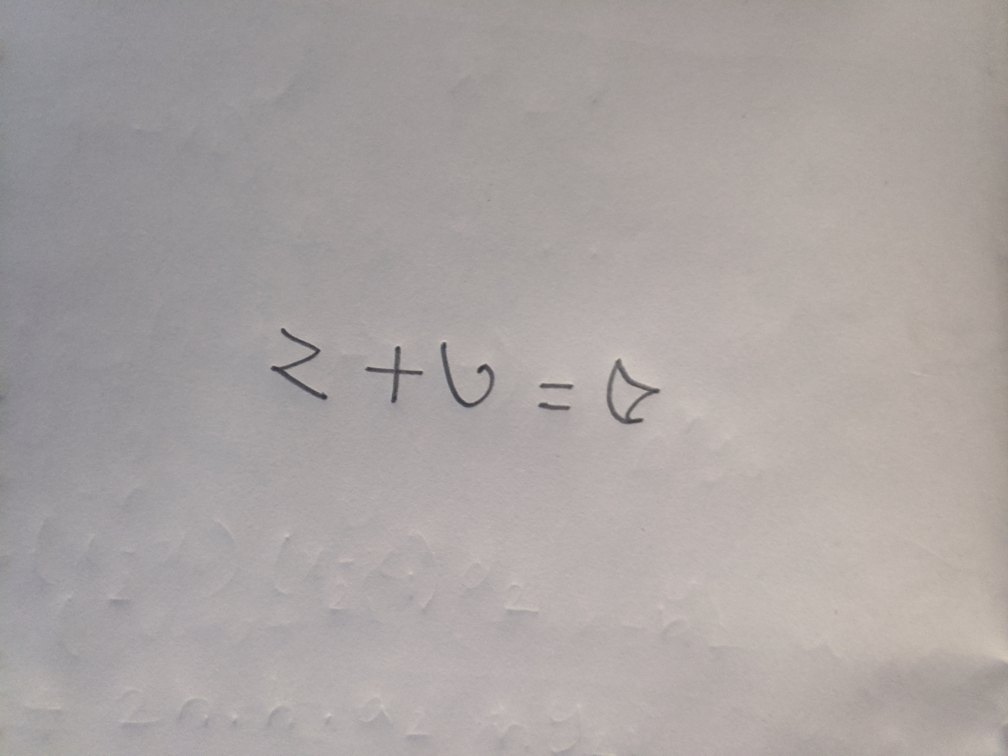
#> input picture bangla-math-solver-cnn-master/media/images/IMG_20220517_134650_2.jpg, 4032 x 3024 px (shown at 1/4 size)
$ python -i charectersegmentation.py   (imports and definitions only)
#> lines starting #> are read from the running program, lines starting #| are printed output that depends on the picture; after the words box and inside, x2 and y2 are one past the last pixel; in counts of white or black regions, pixels touching at a corner belong together
# As a skeleton repo https://github.com/dishank-b/Character_Segmentation was used.
# But here a lot of refactoring, bug-fixing and new functionality was added
import cv2
import numpy as np
import matplotlib.pyplot as plt
import os
import sys

from django.conf import settings
MEDIA = settings.MEDIA_ROOT

# [1 line that did not run here, left out]

#------------------Functions------------------#

def line_array(array):
	list_x_upper = []
	list_x_lower = []
	for y in range(5, len(array) - 5):
		s_a, s_p = strtline(y, array)
		e_a, e_p = endline(y, array)
		if s_a >= 7 and s_p >= 5:
			list_x_upper.append(y)
		if e_a >= 5 and e_p >= 7:
			list_x_lower.append(y)

	return list_x_upper, list_x_lower

def strtline(y, array):
	count_ahead = 0
	count_prev = 0
	for i in array[y:y+10]:
		if i > 3:
			count_ahead += 1

	for i in array[y-10:y]:
		if i==0:
			count_prev += 1

	return count_ahead, count_prev

def endline(y, array):
	count_ahead = 0
	count_prev = 0
	for i in array[y:y+10]:
		if i==0:
			count_ahead += 1

	for i in array[y-10:y]:
		if i > 3:
			count_prev += 1

	return count_ahead, count_prev

def endline_word(y, array, a):
	count_ahead = 0
	count_prev = 0
	for i in array[y:y+2*a]:
		if i < 2:
			count_ahead+= 1
	for i in array[y-a:y]:
		if i > 2:
			count_prev += 1
	return count_prev ,count_ahead

def end_line_array(array, a):
	list_endlines = []
	for y in range(len(array)):
		e_p, e_a = endline_word(y, array, a)
		# print(e_p, e_a)
		if e_a >= int(1.5*a) and e_p >= int(0.7*a):
			list_endlines.append(y)
	return list_endlines

def refine_endword(array):
	refine_list = []
	for y in range(len(array)-1):
		if array[y]+1 < array[y+1]:
			refine_list.append(array[y])

	if len(array) != 0:
		refine_list.append(array[-1])
	return refine_list

def refine_array(array_upper, array_lower):
	upperlines = []
	lowerlines = []
	for y in range(len(array_upper)-1):
		if array_upper[y] + 5 < array_upper[y+1]:
			upperlines.append(array_upper[y]-10)
	for y in range(len(array_lower)-1):
		if array_lower[y] + 5 < array_lower[y+1]:
			lowerlines.append(array_lower[y]+10)

	upperlines.append(array_upper[-1]-10)
	lowerlines.append(array_lower[-1]+10)

	return upperlines, lowerlines

def letter_width(contours):
	letter_width_sum = 0
	count = 0
	for cnt in contours:
		if cv2.contourArea(cnt) > 20:
			x,y,w,h = cv2.boundingRect(cnt)
			letter_width_sum += w
			count += 1

	return letter_width_sum/count


def end_wrd_dtct(lines, i, bin_img, mean_lttr_width, total_width):
	count_y = np.zeros(shape = total_width)
	for x in range(total_width):
		for y in range(lines[i][0],lines[i][1]):
			if bin_img[y][x] == 255:
				count_y[x] += 1

	end_lines = end_line_array(count_y, int(mean_lttr_width))
	endlines = refine_endword(end_lines)
	return endlines

def get_letter_rect(k, contours):
	"Helper function for properly identifying '=' symbol. OpenCV"
	"will treat 2 dashes of 'sign' as separate contours, thus this"
	"will help to identify and merge them into a single '=' contour"
	valid = True
	x,y,w,h = cv2.boundingRect(contours[k])
	for i in range(len(contours)):
		cnt = contours[i]
		if i == k:
			continue
		elif cv2.contourArea(cnt) < 50:
			continue

		x1,y1,w1,h1 = cv2.boundingRect(cnt)

		if abs(x1 + w1/2 - (x + w/2)) < 50:
			if y1 > y:
				h = abs(y - (y1 + h1))
				w = abs(x - (x1 + w1))
			else:
				valid = False
			break

	return (valid,x,y,w,h)

def letter_seg(lines_img, x_lines, i):
	copy_img = lines_img[i].copy()
	x_linescopy = x_lines[i].copy()

	letter_img = []
	letter_k = []

	contours, hierarchy = cv2.findContours(copy_img,cv2.RETR_EXTERNAL,cv2.CHAIN_APPROX_SIMPLE)
	for k in range(len(contours)):
		cnt = contours[k]
		if cv2.contourArea(cnt) < 50:
			continue

		valid,x,y,w,h = get_letter_rect(k, contours)
		if valid:
			letter_k.append((x,y,w,h))

	letter = sorted(letter_k, key=lambda student: student[0])
	# print(letter)

	word = 1
	letter_index = 0
	for e in range(len(letter)):
		if(letter[e][0]<x_linescopy[0]):
			letter_index += 1
			letter_img_tmp = lines_img[i][letter[e][1]-5:letter[e][1]+letter[e][3]+5,letter[e][0]-5:letter[e][0]+letter[e][2]+5]
			letter_img = letter_img_tmp#cv2.resize(letter_img_tmp, dsize =(28, 28), interpolation = cv2.INTER_AREA)
			cv2.imwrite(OUTPUT_DIR+str(letter_index)+'.jpg', 255-letter_img)
		else:
			x_linescopy.pop(0)
			word += 1
			letter_index = 1
			letter_img_tmp = lines_img[i][letter[e][1]-5:letter[e][1]+letter[e][3]+5,letter[e][0]-5:letter[e][0]+letter[e][2]+5]
			letter_img = cv2.resize(letter_img_tmp, dsize =(28, 28), interpolation = cv2.INTER_AREA)
			cv2.imwrite(OUTPUT_DIR+str(letter_index)+'.jpg', 255-letter_img)
			# print(letter[e][0],x_linescopy[0], word)


#------------------/Functions-----------------#

def image_segmentation(filepath):
	# -------------Thresholding Image--------------#
	print("\n........Program Initiated.......\n")
	src_img = cv2.imread(filepath, cv2.IMREAD_GRAYSCALE)
#> src_img: shape (3024, 4032); min 38, max 255, mean 165.1
	orig_height, orig_width = src_img.shape
#> orig_height = 3024; orig_width = 4032

	print("\n Resizing Image........")
	width = 1320
	height = int(width * orig_height / orig_width)
#> height = 990
	src_img = cv2.resize(src_img, dsize=(width, height), interpolation=cv2.INTER_AREA)
#> src_img: shape (990, 1320)

	print("#---------Image Info:--------#")
	print("\tHeight =", height, "\n\tWidth =", width)
#| 	Height = 990
#| 	Width = 1320
	print("#----------------------------#")
	print("Applying Adaptive Threshold with kernel :- 21 X 21")

	PIXEL_SET = 255
	kernel_size = 21
	normalized_mean = 20
	bin_img = cv2.adaptiveThreshold(src_img, PIXEL_SET, cv2.ADAPTIVE_THRESH_MEAN_C, cv2.THRESH_BINARY_INV, kernel_size,
									normalized_mean)
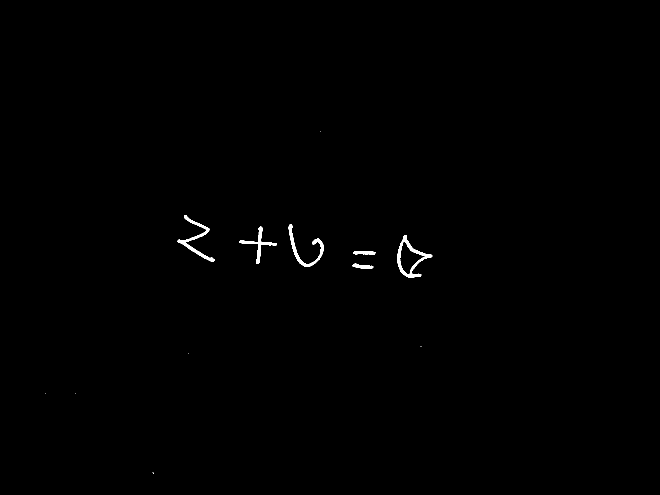
#> bin_img: shape (990, 1320) (shown at 1/2 size); 0.36% white; 12 white regions (6 under 20 px), largest, box (x1, y1, x2, y2) and area: (795, 470, 865, 555) 1286, (354, 430, 429, 524) 1092, (577, 448, 647, 534) 1035, (478, 453, 554, 528) 824, (706, 502, 751, 510) 259, (705, 527, 747, 538) 250

	print("Noise Removal From Image.........")
	kernel = cv2.getStructuringElement(cv2.MORPH_ELLIPSE, (3, 3))
	final_thr = cv2.morphologyEx(bin_img, cv2.MORPH_CLOSE, kernel)
#> final_thr: shape (990, 1320); 0.37% white; 12 white regions (6 under 20 px), largest, box (x1, y1, x2, y2) and area: (795, 470, 865, 555) 1291, (354, 430, 429, 524) 1097, (577, 448, 647, 534) 1035, (478, 453, 554, 528) 828, (706, 502, 751, 510) 259, (705, 527, 747, 538) 250
	contr_retrival = final_thr.copy()

	# -------------/Thresholding Image-------------#

	# -------------Line Detection------------------#
	print("Beginning Character Semenation..............")
	count_x = np.zeros(shape=(height))
#> count_x = 990 values from 0 to 0
	for y in range(height):
		for x in range(width):
			if bin_img[y][x] == PIXEL_SET:
				count_x[y] += 1

	upper_lines, lower_lines = line_array(count_x)
	upperlines, lowerlines = refine_array(upper_lines, lower_lines)
#> upperlines = [425]; lowerlines = [568]

	if len(upperlines) == len(lowerlines):
		lines = []
		for y in upperlines:
			final_thr[y][:] = PIXEL_SET
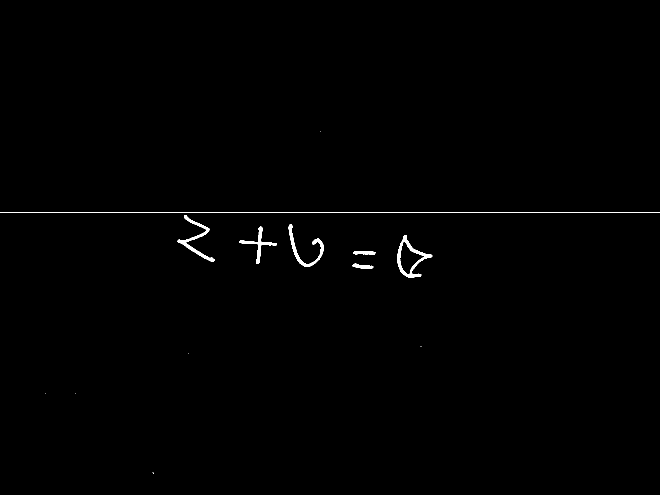
#> final_thr: shape (990, 1320) (shown at 1/2 size); 0.47% white; 13 white regions (6 under 20 px), largest, box (x1, y1, x2, y2) and area: (0, 425, 1320, 426) 1320, (795, 470, 865, 555) 1291, (354, 430, 429, 524) 1097
		for y in lowerlines:
			final_thr[y][:] = PIXEL_SET
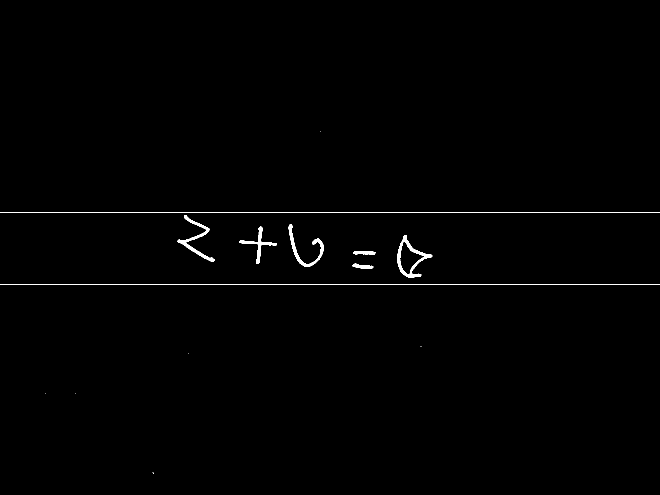
#> final_thr: shape (990, 1320) (shown at 1/2 size); 0.57% white; 14 white regions (6 under 20 px)
		for y in range(len(upperlines)):
			lines.append((upperlines[y], lowerlines[y]))
#> after the loop, lines = [(425, 568)]
	else:
		print("Too much noise in image, unable to process.\nPlease try with another image. Ctrl-C to exit:- ")
		k = cv2.waitKey(0)
		while 1:
			k = cv2.waitKey(0)
			if k & 0xFF == ord('q'):
				cv2.destroyAllWindows()
				exit()

	lines = np.array(lines)
#> lines = [[425, 568]]
	no_of_lines = len(lines)
#> no_of_lines = 1
	print("\nGiven Text has   # ", no_of_lines, " #   no. of lines")
#| Given Text has   #  1  #   no. of lines

	lines_img = []
	for i in range(no_of_lines):
		lines_img.append(bin_img[lines[i][0]:lines[i][1], :])
#> after the loop, lines_img = 1 item

	# -------------/Line Detection-----------------#

	# -------------Letter Width Calculation--------#

	contours, hierarchy = cv2.findContours(contr_retrival, cv2.RETR_EXTERNAL, cv2.CHAIN_APPROX_SIMPLE)
#> contours = 12 contours, 6 with area under 20; largest, box (x1, y1, x2, y2) and area: (795, 470, 865, 555) 2630, (354, 430, 429, 524) 923, (577, 448, 647, 534) 870, (478, 453, 554, 528) 686, (706, 502, 751, 510) 212, (705, 527, 747, 538) 206
	cv2.drawContours(src_img, contours, -1, (0, 255, 0), 1)
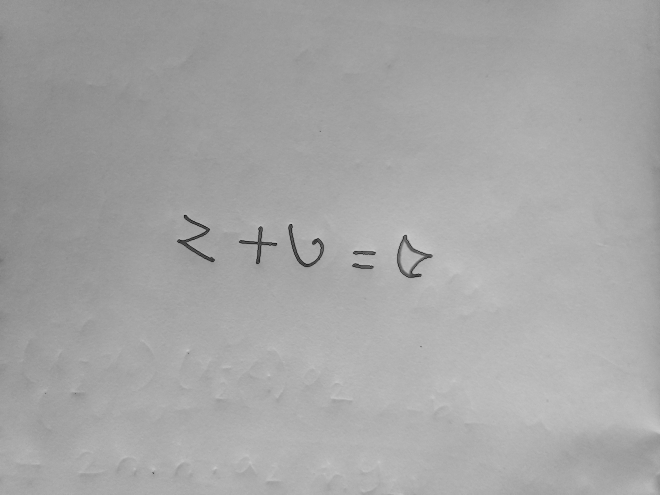
#> src_img: shape (990, 1320) (shown at 1/2 size); min 0, max 206, mean 165

	mean_lttr_width = letter_width(contours)
#> the loop in letter_width, `for cnt in contours:` made 12 passes
#> (x, y, w, h, letter_width_sum) on passes 6 to 11: (705, 527, 42, 11, 42), (706, 502, 45, 8, 87), (795, 470, 70, 85, 157), (478, 453, 76, 75, 233), (577, 448, 70, 86, 303), (354, 430, 75, 94, 378)
#> cnt on passes 2, 3, 4, 5, 12: [[150, 786]], [[90, 786]], [[376, 706]], [[841, 693], [842, 693]], [[640, 262]]
#> after the loop in letter_width, `for cnt in contours:`: count = 6; letter_width_sum = 378
#> mean_lttr_width = 63
	print("\nAverage Width of Each Letter:- ", mean_lttr_width)
#| Average Width of Each Letter:-  63.0

	# -------------/Letter Width Calculation-------#

	# --------------Word Detection-----------------#
	x_lines = []

	for i in range(len(lines_img)):
		x_lines.append(end_wrd_dtct(lines, i, bin_img, mean_lttr_width, width))
#> this loop made 1 pass

	for i in range(len(x_lines)):
		x_lines[i].append(width)
#> this loop made 1 pass

	# -------------/Word Detection-----------------#

	# -------------Letter Segmentation-------------#

	for i in range(len(lines)):
		letter_seg(lines_img, x_lines, i)
#> this loop made 1 pass
#> pass 1, in letter_seg, `copy_img = lines_img[i].copy()`:
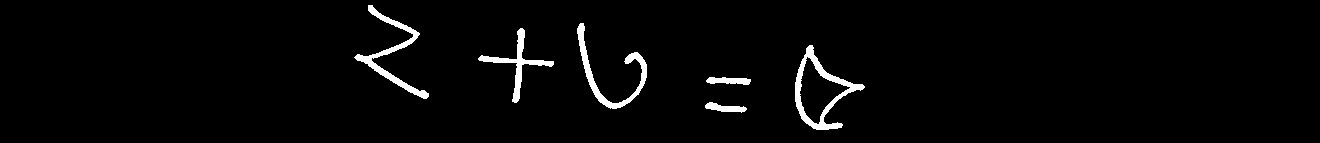
#> copy_img: shape (143, 1320); 2.5% white; 6 white regions, box (x1, y1, x2, y2) and area: (795, 45, 865, 130) 1286, (354, 5, 429, 99) 1092, (577, 23, 647, 109) 1035, (478, 28, 554, 103) 824, (706, 77, 751, 85) 259, (705, 102, 747, 113) 250

	# ------------\Letter Segmentation-------------#

	# -------------Character segmenting------------#

	contours, hierarchy = cv2.findContours(bin_img, cv2.RETR_EXTERNAL, cv2.CHAIN_APPROX_SIMPLE)
	for cnt in contours:
		if cv2.contourArea(cnt) > 20:
			x, y, w, h = cv2.boundingRect(cnt)
			cv2.rectangle(src_img, (x, y), (x + w, y + h), (0, 255, 0), 2)

	# -------------/Character segmenting-----------#

#> (the run stopped early here; a loop or call above may not have finished)
